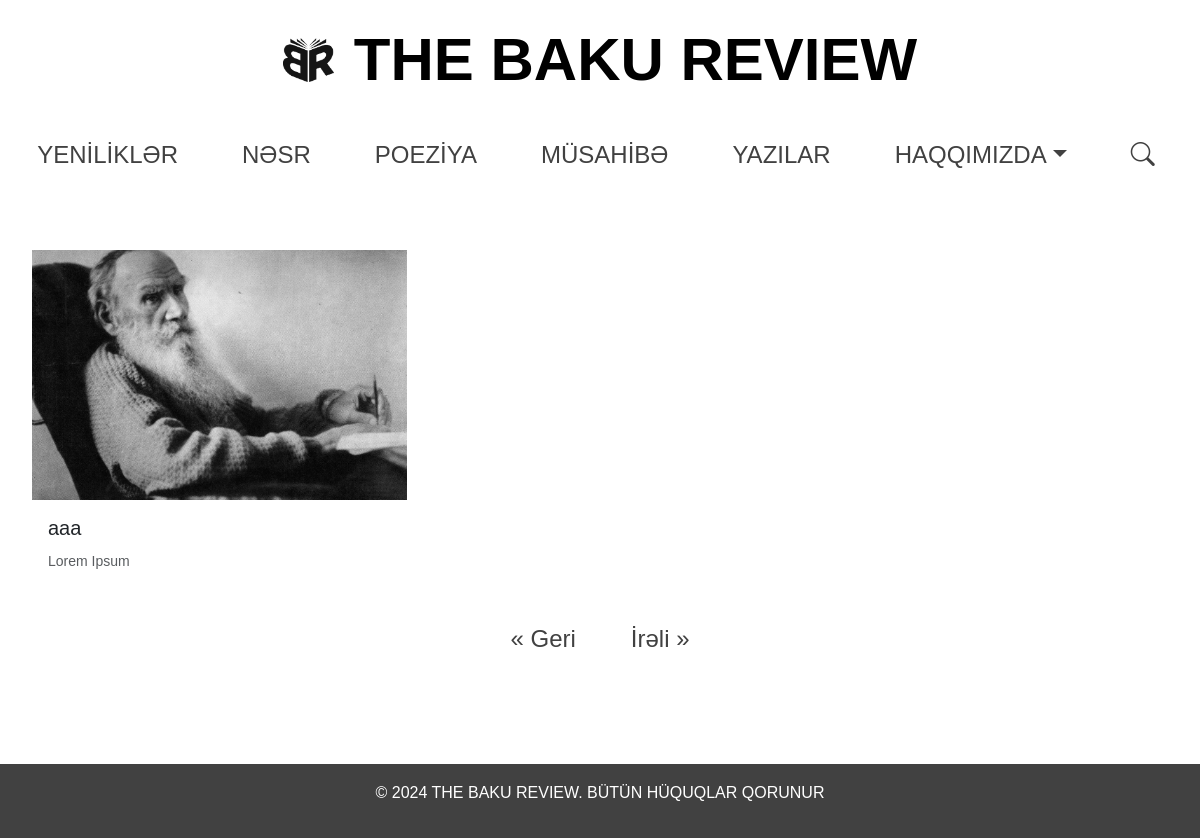
Before: /writings/ with the older database file.
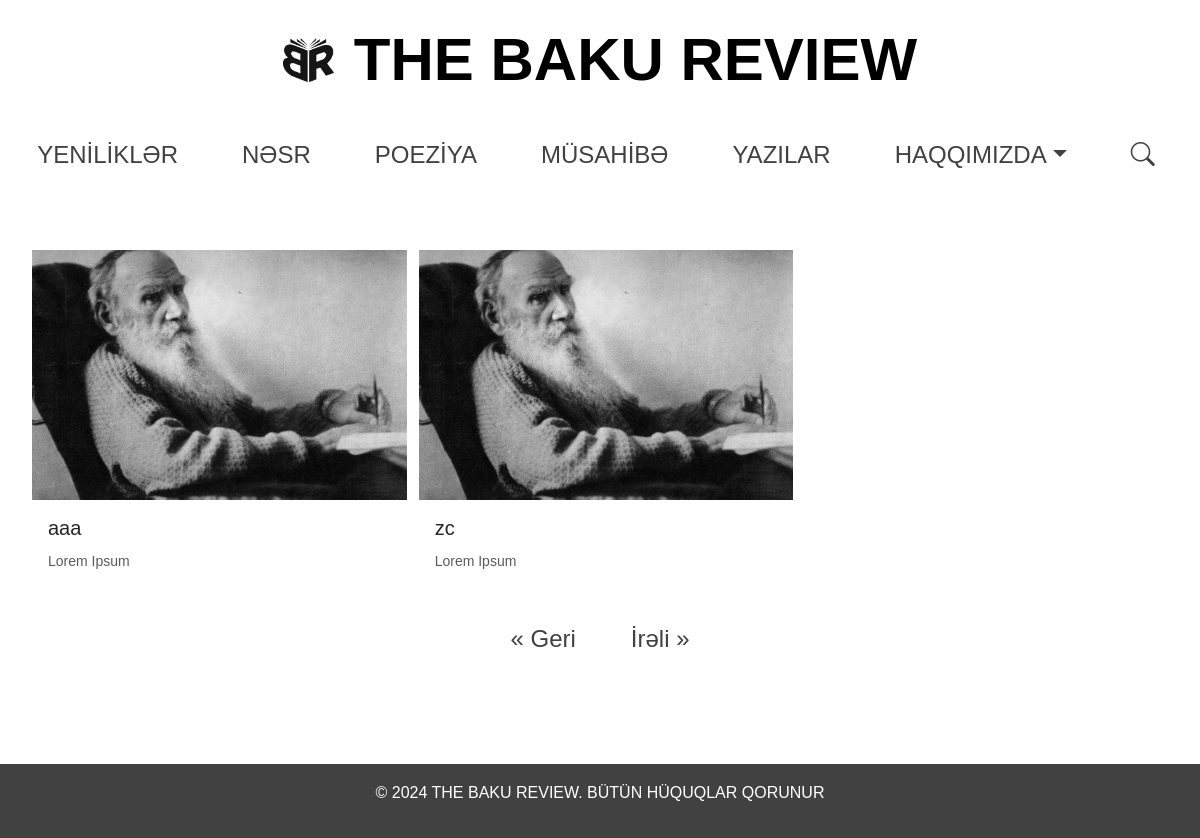
After: the same page with the newer database file.
### core/models.py (models this page shows, shortened)
class Writings(models.Model):
    title = models.CharField(max_length=200, db_index=True)
    content = models.TextField(db_index=True)
    image = models.ImageField(upload_to="news_images/")
    author = models.CharField(max_length=100, db_index=True)
    is_active = models.BooleanField(default=True)
    created_at = models.DateTimeField(auto_now_add=True)
    class Meta:
        verbose_name = "Yazılar"
        verbose_name_plural = "Yazılar"
        indexes = [
            models.Index(fields=["title", "author"]),
        ]

### core/views.py (the view)
# urls.py: path("writings/", views.writings_list, name="writings_list"),
def writings_list(request):
    writings_list = Writings.objects.filter(is_active=True)
    context = {"writings_list": writings_list}
    return render(request, "writings_list.html", context)

### templates/writings_list.html (shortened to what this page needs)
{% extends 'base.html' %}
{% load static %}
{% block content %}
<main class="container mt-4">
    <div class="row">
        {% for writting in writings_list %}
        <div class="col-md-4 mb-4">
            <a href="{% url 'writings_detail' writting.id %}" class="card prose-card" style="height: 100%; text-decoration: none; color: inherit; border: none;">
                <img src="{{ writting.image.url }}" class="card-img-top" alt="{{ writting.title }}">
                <div class="card-body">
                    <h5 class="card-title">{{ writting.title }}</h5>
                    <p class="card-text"><small class="text-muted">{{ writting.author }}</small></p>
                </div>
            </a>
        </div>
        {% endfor %}
    </div>
    <nav aria-label="Page navigation">
        <ul class="pagination justify-content-center">
            <li class="page-item">
                <a class="page-link" href="#" aria-label="Previous">
                    <span aria-hidden="true">&laquo; Geri</span>
                </a>
            </li>
            <li class="page-item">
                <a class="page-link" href="#" aria-label="Next">
                    <span aria-hidden="true">İrəli &raquo;</span>
                </a>
            </li>
        </ul>
    </nav>
</main>
{% endblock %}

Changed rows visible on the page:
added Writings: image (picture), title "zc", author "Lorem Ipsum"
